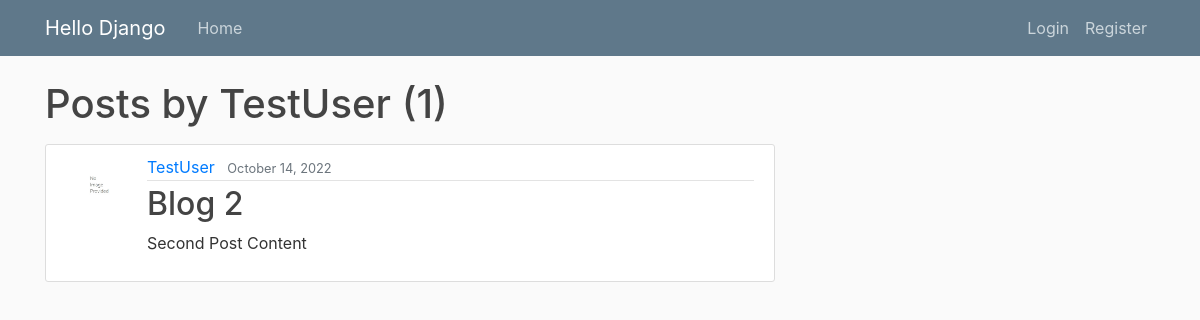
The page /user/TestUser on the database as committed earlier.
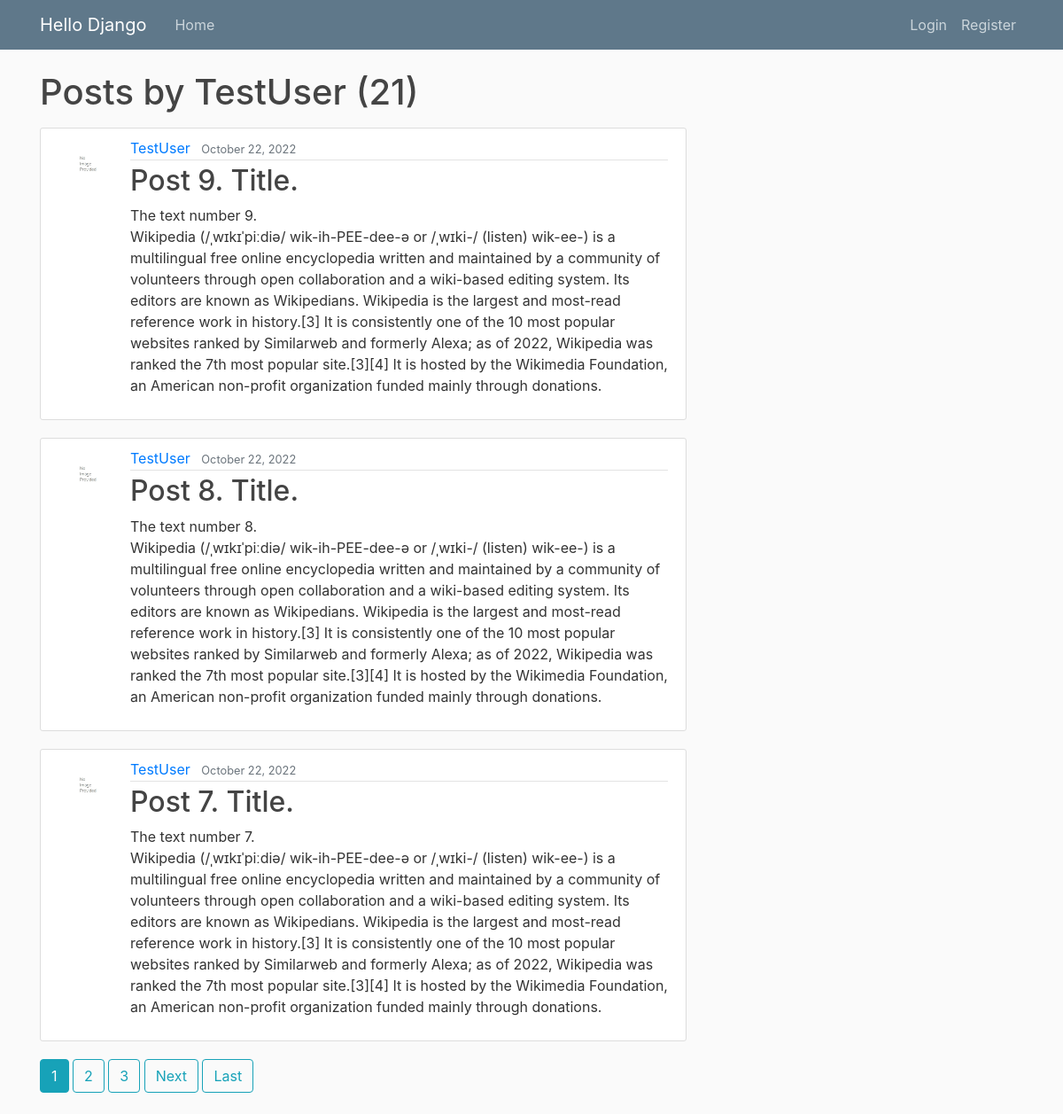
The same page on the database as committed later.
### hello_app/models.py (models this page shows, shortened)
class Post(models.Model):
    title = models.CharField(max_length=100)
    content = models.TextField()
    date_posted = models.DateTimeField(default=timezone.now)
    author = models.ForeignKey(User, on_delete=models.CASCADE)

### users_app/models.py (models this page shows, shortened)
class Profile(models.Model):
    user = models.OneToOneField(User, on_delete=models.CASCADE)
    image = models.ImageField(default='default.jpg', upload_to='profile_images')

### hello_app/views.py (the view)
# urls.py: path('user/<str:username>', AuthorPostListView.as_view(), name='author-posts'),
class AuthorPostListView(ListView):
    model = Post
    template_name = 'hello_app/author_posts.html'
    context_object_name = 'posts'
    paginate_by = POSTS_PER_PAGE
    def get_queryset(self):
        user = get_object_or_404(User, username=self.kwargs.get('username'))
        return Post.objects.filter(author=user).order_by('-date_posted')

### hello_app/templates/hello_app/author_posts.html (shortened to what this page needs)
{% extends "hello_app/base.html" %}
{% block content %}
    <h1 class="mb-3">Posts by {{ view.kwargs.username }} ({{ page_obj.paginator.count }})</h1>
    {% for post in posts %}
        <article class="media content-section">
            <img class="rounded-circle article-img" src="{{ post.author.profile.image.url }}">
            <div class="media-body">
            <div class="article-metadata">
              <a class="mr-2" href="{% url 'author-posts' post.author.username %}">{{ post.author }}</a>
              <small class="text-muted">{{ post.date_posted|date:"F d, Y"}}</small>
            </div>
            <h2><a class="article-title" href="{% url 'post-detail' post.id%}">{{ post.title }}</a></h2>
            <p class="article-content">{{ post.content }}</p>
            </div>
        </article>
    {% endfor %}
    {% if is_paginated %}
        {% for num in page_obj.paginator.page_range %}
            {% if num > page_obj.number|add:'-3' and num < page_obj.number|add:'3' %}
                {% if page_obj.number == num %}
                    <a class="btn btn-info mb-4" href="?page={{ num }}">{{ num }}</a>
                {% else%}
                    <a class="btn btn-outline-info mb-4" href="?page={{ num }}">{{ num }}</a>
                {% endif %}
            {% endif %}
        {% endfor %}
        {% if page_obj.has_next %}
            <a class="btn btn-outline-info mb-4" href="?page={{ page_obj.next_page_number }}">Next</a>
            <a class="btn btn-outline-info mb-4" href="?page={{ page_obj.paginator.num_pages }}">Last</a>
        {% endif %}
    {% endif %}
{% endblock content %}

### hello_app/templates/hello_app/base.html (shortened to what this page needs)
{% load static %}
<!DOCTYPE html>
<html lang="en">
<head>
    <link rel="stylesheet" href="https://cdn.jsdelivr.net/npm/bootstrap@4.3.1/dist/css/bootstrap.min.css">
    <link rel="stylesheet" type="text/css" href="{% static 'hello_app/main.css' %}">
</head>
<body>
    <header class="site-header">
      <nav class="navbar navbar-expand-md navbar-dark bg-steel fixed-top">
        <div class="container">
          <a class="navbar-brand mr-4" href="{% url 'hello_app-home' %}">Hello Django</a>
          <div class="collapse navbar-collapse" id="navbarToggle">
            <div class="navbar-nav mr-auto">
              <a class="nav-item nav-link" href="{% url 'hello_app-home' %}">Home</a>
            </div>
            <div class="navbar-nav">
                {% if user.is_authenticated %}
                    <a class="nav-item nav-link" href="{% url 'post-create' %}">New entry</a>
                    <a class="nav-item nav-link" href="{% url 'profile' %}">Profile</a>
                    <a class="nav-item nav-link" href="{% url 'logout' %}">Logout</a>
                {% else %}
                    <a class="nav-item nav-link" href="{% url 'login' %}">Login</a>
                    <a class="nav-item nav-link" href="{% url 'register' %}">Register</a>
                {% endif %}
            </div>
          </div>
        </div>
      </nav>
    </header>
    <main role="main" class="container">
      <div class="row">
        <div class="col-md-8">
            {% block content %}{% endblock %}
        </div>
      </div>
    </main>
</body>
</html>

### hello_app/static/hello_app/main.css (style rules this page uses)
body { background: #fafafa; color: #333333; margin-top: 5rem; }
h1, h2, h3, h4, h5, h6 { color: #444444; }
.bg-steel { background-color: #5f788a; }
.site-header .navbar-nav .nav-link { color: #cbd5db; }
.content-section { background: #ffffff; padding: 10px 20px; border: 1px solid #dddddd; border-radius: 3px; margin-bottom: 20px; }
.article-title { color: #444444; }
.article-content { white-space: pre-line; }
.article-img { height: 65px; width: 65px; margin-right: 16px; }
.article-metadata { padding-bottom: 1px; margin-bottom: 4px; border-bottom: 1px solid #e3e3e3 }

Rows that differ between the two databases and show on the page:
no longer on this page (row unchanged): Post: author.profile.image (placeholder picture), author "TestUser", date_posted "October 14, 2022", title "Blog 2", content "Second Post Content"
added Post: author.profile.image (placeholder picture), author "TestUser", date_posted "October 22, 2022", title "Post 9. Title.", content "The text number 9. Wikipedia (/ˌwɪkɪˈpiːdiə/ wik-ih-PEE-dee-ə or /ˌwɪki-/ (listen) wik-ee-) is a multilingual free online encyclopedia written and maintained by a community of volunteers through open collaboration and a wiki-based editing system. Its editors are known as Wikipedians. Wikipedia is the largest and most-read reference work in history.[3] It is consistently one of the 10 most popular websites ranked by Similarweb and formerly Alexa; as of 2022, Wikipedia was ranked the 7th most popular site.[3][4] It is hosted by the Wikimedia Foundation, an American non-profit organization funded mainly through donations."
added Post: author.profile.image (placeholder picture), author "TestUser", date_posted "October 22, 2022", title "Post 8. Title.", content "The text number 8. Wikipedia (/ˌwɪkɪˈpiːdiə/ wik-ih-PEE-dee-ə or /ˌwɪki-/ (listen) wik-ee-) is a multilingual free online encyclopedia written and maintained by a community of volunteers through open collaboration and a wiki-based editing system. Its editors are known as Wikipedians. Wikipedia is the largest and most-read reference work in history.[3] It is consistently one of the 10 most popular websites ranked by Similarweb and formerly Alexa; as of 2022, Wikipedia was ranked the 7th most popular site.[3][4] It is hosted by the Wikimedia Foundation, an American non-profit organization funded mainly through donations."
added Post: author.profile.image (placeholder picture), author "TestUser", date_posted "October 22, 2022", title "Post 7. Title.", content "The text number 7. Wikipedia (/ˌwɪkɪˈpiːdiə/ wik-ih-PEE-dee-ə or /ˌwɪki-/ (listen) wik-ee-) is a multilingual free online encyclopedia written and maintained by a community of volunteers through open collaboration and a wiki-based editing system. Its editors are known as Wikipedians. Wikipedia is the largest and most-read reference work in history.[3] It is consistently one of the 10 most popular websites ranked by Similarweb and formerly Alexa; as of 2022, Wikipedia was ranked the 7th most popular site.[3][4] It is hosted by the Wikimedia Foundation, an American non-profit organization funded mainly through donations."
Other text that changed with them:
{{ page_obj.paginator.count }}: "1" → "21"
new list line: "1"
new list line: "2"
new list line: "3"
text now shown: "Next Last"
